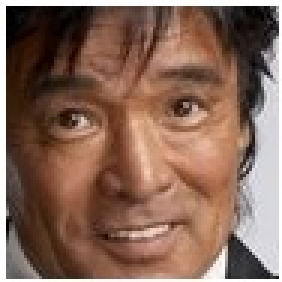
#> input picture Horiuchi4J/processing_img/Matsuzaki2PR_0.jpg, 94 x 94 px, found by its file name (shown 3 times larger)
$ python img_processing.py
#> lines starting #> are read from the running program, lines starting #| are printed output that depends on the picture
'''5回加工した画像を保存するよ'''

import os
import cv2
from PIL import Image
from PIL import ImageEnhance

IMG_PATH = "C:\\xampp\\htdocs\\php\\Horiuchi4J\\parent_image\\"
IMG_PATH2 = "C:\\xampp\\htdocs\\php\\Horiuchi4J\\processing_img\\"

def up_contrast():
    image1 =Image.open("C:\\xampp\\htdocs\\php\\Horiuchi4J\\processing_img\\Matsuzaki2PR_0.jpg")
#> image1 is the input picture: PIL image 94x94 RGB; mean R, G, B 134.7, 103.2, 88.4

    con6 = ImageEnhance.Color(image1)
    con6_image = con6.enhance(10.0 * 1)
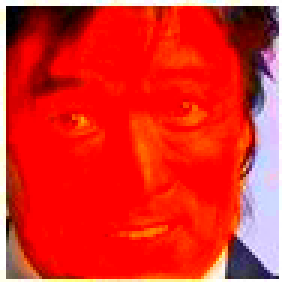
#> con6_image: PIL image 94x94 RGB (shown 3 times larger); mean R, G, B 225.7, 44.1, 37

    #画像出力
    con6_image.save("C:\\xampp\\htdocs\\php\\Horiuchi4J\\processing_img\\Matsuzaki2PR_1.jpg", quality=95)

def lighten_image():
    img =Image.open("C:\\xampp\\htdocs\\php\\Horiuchi4J\\processing_img\\Matsuzaki2PR_1.jpg")
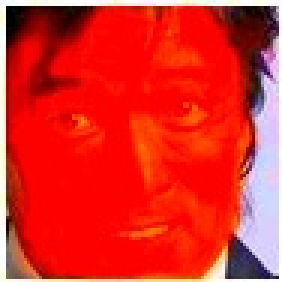
#> img: PIL image 94x94 RGB (shown 3 times larger); mean R, G, B 223.6, 44.4, 38.1
    img_after = img.point(lambda x: x * (1.5 * 1))
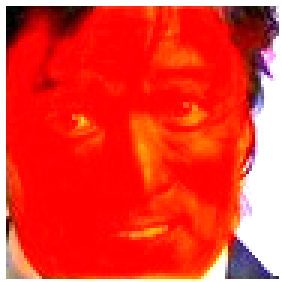
#> img_after: PIL image 94x94 RGB (shown 3 times larger); mean R, G, B 239.5, 56.1, 43.7
    img_after.save("C:\\xampp\\htdocs\\php\\Horiuchi4J\\processing_img\\Matsuzaki2PR_1.jpg", quality=95)

def myface_cut():
    IMG = cv2.imread("C:\\xampp\\htdocs\\php\\Horiuchi4J\\parent_image\\Matsuzaki2PR_0.jpg",cv2.IMREAD_COLOR)

    #画像の出力
    cv2.imwrite("C:\\xampp\\htdocs\\php\\Horiuchi4J\\processing_img\\Matsuzaki2PR_1.jpg", IMG)
    #画像のコントラストと明度を上げる
    up_contrast()
    lighten_image()
    #gamma(count)

up_contrast()
lighten_image()

$ run again, with Horiuchi4J/processing_img/Matsuzaki1PR_0.jpg copied over Horiuchi4J/processing_img/Matsuzaki2PR_0.jpg
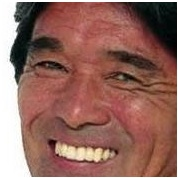
#> input picture Horiuchi4J/processing_img/Matsuzaki1PR_0.jpg, 178 x 178 px, found by its file name
#> in up_contrast, image1 is the input picture: PIL image 178x178 RGB; mean R, G, B 146.3, 103.2, 93.8
#> in lighten_image, `img =Image.open("C:\\xampp\\htdocs\\php\\Horiuchi4J\\processing_img\\M..`:
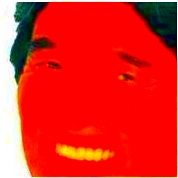
#> img: PIL image 178x178 RGB; mean R, G, B 228.3, 40.6, 33
#> in lighten_image, `img_after = img.point(lambda x: x * (1.5 * 1))`:
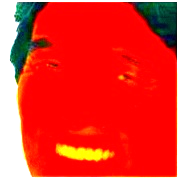
#> img_after: PIL image 178x178 RGB; mean R, G, B 233.7, 46.3, 36.9

$ run again, with Horiuchi4J/processing_img/Matsuzaki1PR_1.jpg copied over Horiuchi4J/processing_img/Matsuzaki2PR_0.jpg
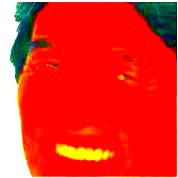
#> input picture Horiuchi4J/processing_img/Matsuzaki1PR_1.jpg, 178 x 178 px, found by its file name
#> in up_contrast, image1 is the input picture: PIL image 178x178 RGB; mean R, G, B 232, 47.5, 37.6
#> in lighten_image, `img =Image.open("C:\\xampp\\htdocs\\php\\Horiuchi4J\\processing_img\\M..`:
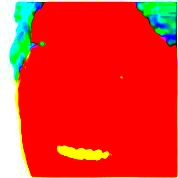
#> img: PIL image 178x178 RGB; mean R, G, B 232.9, 50.6, 38.6
#> in lighten_image, `img_after = img.point(lambda x: x * (1.5 * 1))`:
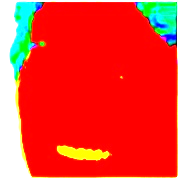
#> img_after: PIL image 178x178 RGB; mean R, G, B 236.5, 54.4, 42.9

$ run again, with Horiuchi4J/processing_img/Matsuzaki3PR_0.jpg copied over Horiuchi4J/processing_img/Matsuzaki2PR_0.jpg
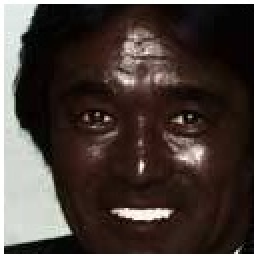
#> input picture Horiuchi4J/processing_img/Matsuzaki3PR_0.jpg, 128 x 128 px, found by its file name (shown 2 times larger)
#> in up_contrast, image1 is the input picture: PIL image 128x128 RGB; mean R, G, B 71.9, 61.1, 56.1
#> in up_contrast, `con6_image = con6.enhance(10.0 * 1)`:
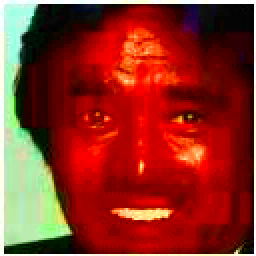
#> con6_image: PIL image 128x128 RGB (shown 2 times larger); mean R, G, B 143.1, 47.1, 34.1
#> in lighten_image, `img_after = img.point(lambda x: x * (1.5 * 1))`:
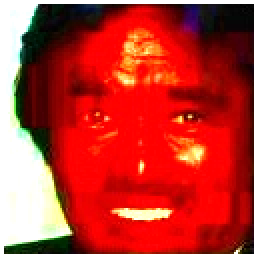
#> img_after: PIL image 128x128 RGB (shown 2 times larger); mean R, G, B 188.3, 54.3, 46
